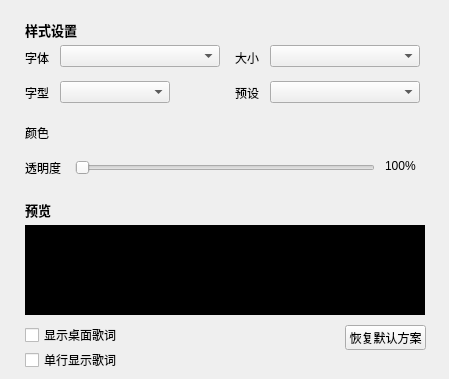
   <widget class="QWidget" name="six">
    <widget class="TTKThemeLineLabel" name="DbaseSetSongWordWidget">
     <property name="geometry">
      <rect>
       <x>25</x>
       <y>20</y>
       <width>415</width>
       <height>20</height>
      </rect>
     </property>
     <property name="styleSheet">
      <string notr="true">background-color:transparent;
font-size:13px;
font-weight:bold;</string>
     </property>
     <property name="text">
      <string>样式设置</string>
     </property>
    </widget>
    <widget class="TTKThemeLineLabel" name="DSetColorSongWordWidget">
     <property name="geometry">
      <rect>
       <x>25</x>
       <y>200</y>
       <width>415</width>
       <height>20</height>
      </rect>
     </property>
     <property name="styleSheet">
      <string notr="true">background-color:transparent;
font-size:13px;
font-weight:bold;</string>
     </property>
     <property name="text">
      <string>预览</string>
     </property>
    </widget>
    <widget class="MusicPreviewLabel" name="DshowLabel">
     <property name="geometry">
      <rect>
       <x>25</x>
       <y>225</y>
       <width>400</width>
       <height>90</height>
      </rect>
     </property>
     <property name="styleSheet">
      <string notr="true">background:black
</string>
     </property>
     <property name="text">
      <string/>
     </property>
    </widget>
    <widget class="QComboBox" name="DfontComboBox">
     <property name="geometry">
      <rect>
       <x>60</x>
       <y>45</y>
       <width>160</width>
       <height>22</height>
      </rect>
     </property>
    </widget>
    <widget class="QLabel" name="DfontLabel">
     <property name="geometry">
      <rect>
       <x>25</x>
       <y>50</y>
       <width>31</width>
       <height>16</height>
      </rect>
     </property>
     <property name="text">
      <string>字体</string>
     </property>
    </widget>
    <widget class="QLabel" name="DfontSizeLabel">
     <property name="geometry">
      <rect>
       <x>235</x>
       <y>50</y>
       <width>31</width>
       <height>16</height>
      </rect>
     </property>
     <property name="text">
      <string>大小</string>
     </property>
    </widget>
    <widget class="QComboBox" name="DfontSizeComboBox">
     <property name="geometry">
      <rect>
       <x>270</x>
       <y>45</y>
       <width>150</width>
       <height>22</height>
      </rect>
     </property>
    </widget>
    <widget class="QLabel" name="DfontTypeLabel">
     <property name="geometry">
      <rect>
       <x>25</x>
       <y>85</y>
       <width>31</width>
       <height>16</height>
      </rect>
     </property>
     <property name="text">
      <string>字型</string>
     </property>
    </widget>
    <widget class="QComboBox" name="DfontTypeComboBox">
     <property name="geometry">
      <rect>
       <x>60</x>
       <y>81</y>
       <width>110</width>
       <height>22</height>
      </rect>
     </property>
    </widget>
    <widget class="QLabel" name="DfontColorLabel">
     <property name="geometry">
      <rect>
       <x>25</x>
       <y>125</y>
       <width>31</width>
       <height>16</height>
      </rect>
     </property>
     <property name="text">
      <string>颜色</string>
     </property>
    </widget>
    <widget class="MusicColorPreviewLabel" name="DnoPlayedPushButton">
     <property name="geometry">
      <rect>
       <x>185</x>
       <y>120</y>
       <width>80</width>
       <height>25</height>
      </rect>
     </property>
     <property name="text">
      <string/>
     </property>
    </widget>
    <widget class="MusicColorPreviewLabel" name="DplayedPushButton">
     <property name="geometry">
      <rect>
       <x>60</x>
       <y>120</y>
       <width>80</width>
       <height>25</height>
      </rect>
     </property>
     <property name="text">
      <string/>
     </property>
    </widget>
    <widget class="QLabel" name="DfontDefaultColorLabel">
     <property name="geometry">
      <rect>
       <x>235</x>
       <y>85</y>
       <width>31</width>
       <height>16</height>
      </rect>
     </property>
     <property name="text">
      <string>预设</string>
     </property>
    </widget>
    <widget class="QComboBox" name="DfontDefaultColorComboBox">
     <property name="geometry">
      <rect>
       <x>270</x>
       <y>81</y>
       <width>150</width>
       <height>22</height>
      </rect>
     </property>
    </widget>
    <widget class="QPushButton" name="DresetPushButton">
     <property name="geometry">
      <rect>
       <x>345</x>
       <y>325</y>
       <width>81</width>
       <height>25</height>
      </rect>
     </property>
     <property name="text">
      <string>恢复默认方案</string>
     </property>
    </widget>
    <widget class="QLabel" name="DfontTransLabel">
     <property name="geometry">
      <rect>
       <x>25</x>
       <y>160</y>
       <width>41</width>
       <height>16</height>
      </rect>
     </property>
     <property name="text">
      <string>透明度</string>
     </property>
    </widget>
    <widget class="TTKClickedSlider" name="DtransparentSlider">
     <property name="geometry">
      <rect>
       <x>75</x>
       <y>158</y>
       <width>300</width>
       <height>20</height>
      </rect>
     </property>
     <property name="maximum">
      <number>100</number>
     </property>
     <property name="orientation">
      <enum>Qt::Horizontal</enum>
     </property>
    </widget>
    <widget class="QCheckBox" name="showDesktopCheckBox">
     <property name="geometry">
      <rect>
       <x>25</x>
       <y>325</y>
       <width>160</width>
       <height>20</height>
      </rect>
     </property>
     <property name="text">
      <string>显示桌面歌词</string>
     </property>
    </widget>
    <widget class="QLabel" name="DfontTransValueLabel">
     <property name="geometry">
      <rect>
       <x>385</x>
       <y>158</y>
       <width>35</width>
       <height>16</height>
      </rect>
     </property>
     <property name="text">
      <string>100%</string>
     </property>
    </widget>
    <widget class="QCheckBox" name="DSingleLineCheckBox">
     <property name="geometry">
      <rect>
       <x>25</x>
       <y>350</y>
       <width>160</width>
       <height>20</height>
      </rect>
     </property>
     <property name="text">
      <string>单行显示歌词</string>
     </property>
    </widget>
   </widget>
